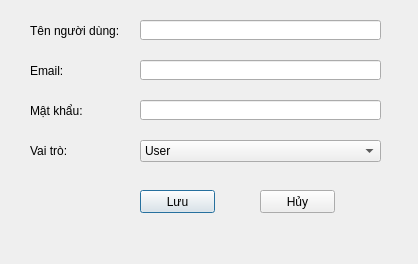
<?xml version="1.0" encoding="UTF-8"?>
<ui version="4.0">
 <class>Dialog</class>
 <widget class="QDialog" name="Dialog">
  <property name="geometry">
   <rect>
    <x>0</x>
    <y>0</y>
    <width>418</width>
    <height>264</height>
   </rect>
  </property>
  <property name="windowTitle">
   <string>Thêm người dùng mới</string>
  </property>
  <widget class="QLabel" name="label">
   <property name="geometry">
    <rect>
     <x>30</x>
     <y>20</y>
     <width>101</width>
     <height>21</height>
    </rect>
   </property>
   <property name="text">
    <string>Tên người dùng:</string>
   </property>
  </widget>
  <widget class="QLineEdit" name="lineEditName">
   <property name="geometry">
    <rect>
     <x>140</x>
     <y>20</y>
     <width>241</width>
     <height>20</height>
    </rect>
   </property>
  </widget>
  <widget class="QLineEdit" name="lineEditEmail">
   <property name="geometry">
    <rect>
     <x>140</x>
     <y>60</y>
     <width>241</width>
     <height>20</height>
    </rect>
   </property>
  </widget>
  <widget class="QLabel" name="label_2">
   <property name="geometry">
    <rect>
     <x>30</x>
     <y>60</y>
     <width>101</width>
     <height>21</height>
    </rect>
   </property>
   <property name="text">
    <string>Email:</string>
   </property>
  </widget>
  <widget class="QLineEdit" name="lineEditPassword">
   <property name="geometry">
    <rect>
     <x>140</x>
     <y>100</y>
     <width>241</width>
     <height>20</height>
    </rect>
   </property>
  </widget>
  <widget class="QLabel" name="label_3">
   <property name="geometry">
    <rect>
     <x>30</x>
     <y>100</y>
     <width>101</width>
     <height>21</height>
    </rect>
   </property>
   <property name="text">
    <string>Mật khẩu:</string>
   </property>
  </widget>
  <widget class="QLabel" name="label_4">
   <property name="geometry">
    <rect>
     <x>30</x>
     <y>140</y>
     <width>101</width>
     <height>21</height>
    </rect>
   </property>
   <property name="text">
    <string>Vai trò:</string>
   </property>
  </widget>
  <widget class="QComboBox" name="comboRole">
   <property name="geometry">
    <rect>
     <x>140</x>
     <y>140</y>
     <width>241</width>
     <height>22</height>
    </rect>
   </property>
   <item>
    <property name="text">
     <string>User</string>
    </property>
   </item>
   <item>
    <property name="text">
     <string>Admin</string>
    </property>
   </item>
  </widget>
  <widget class="QPushButton" name="btnSave">
   <property name="geometry">
    <rect>
     <x>140</x>
     <y>190</y>
     <width>75</width>
     <height>23</height>
    </rect>
   </property>
   <property name="text">
    <string>Lưu</string>
   </property>
  </widget>
  <widget class="QPushButton" name="btnCancel">
   <property name="geometry">
    <rect>
     <x>260</x>
     <y>190</y>
     <width>75</width>
     <height>23</height>
    </rect>
   </property>
   <property name="text">
    <string>Hủy</string>
   </property>
  </widget>
 </widget>
 <resources/>
 <connections/>
</ui>
